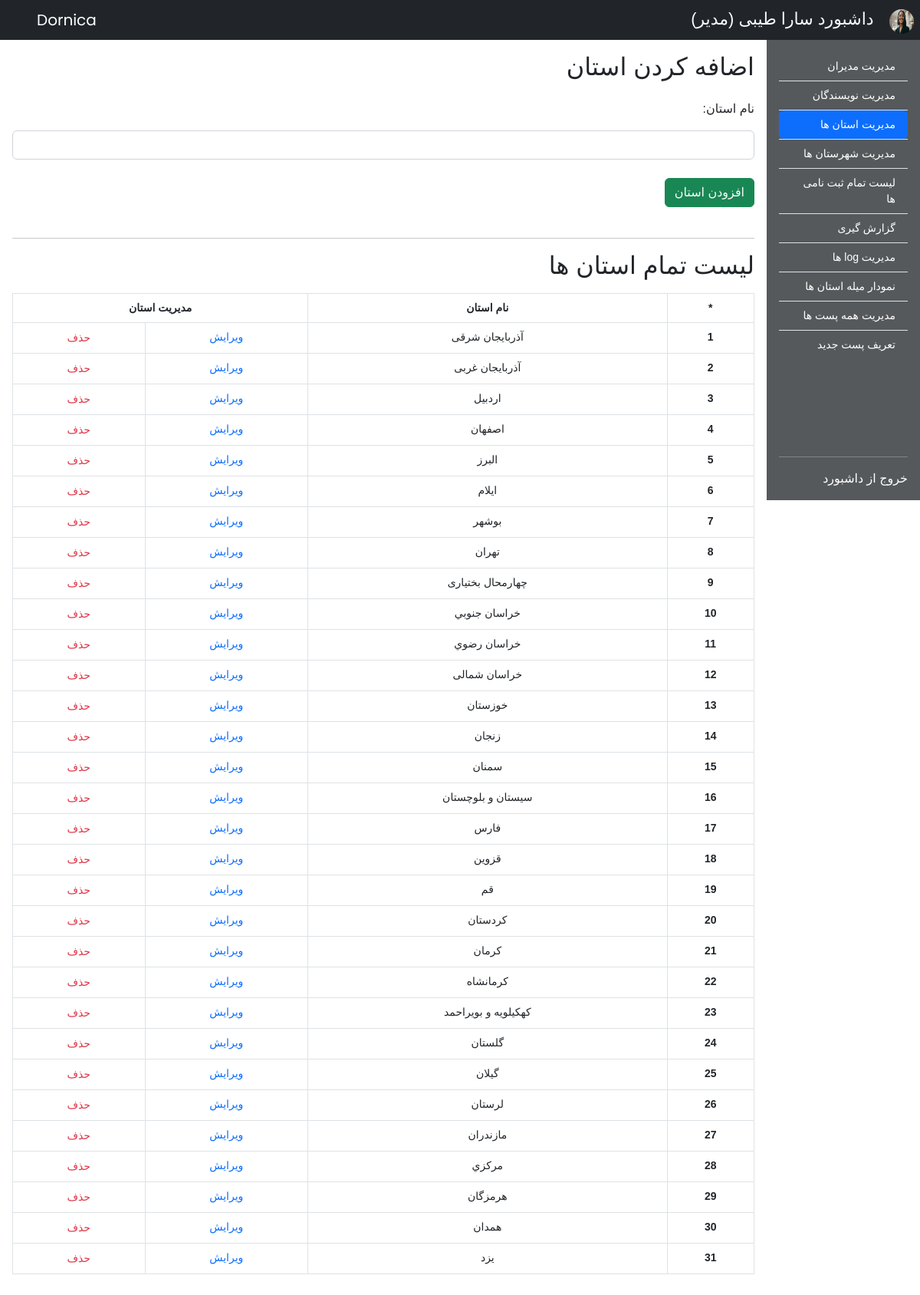
The app's page /admin-provinces.php (signed in) with its own data.
### tables this page shows
CREATE TABLE `members` (
  `id` int(11) NOT NULL,
  `first_name` varchar(255) NOT NULL,
  `last_name` varchar(255) NOT NULL,
  `nation_code` varchar(255) NOT NULL,
  `phone_number` varchar(255) NOT NULL,
  `birth_date` date DEFAULT NULL,
  `gender` varchar(255) NOT NULL,
  `military` varchar(255) DEFAULT NULL,
  `email` varchar(255) NOT NULL,
  `image` varchar(255) DEFAULT NULL,
  `username` varchar(255) NOT NULL,
  `password` varchar(255) NOT NULL,
  `province` varchar(255) DEFAULT NULL,
  `city` varchar(255) DEFAULT NULL,
  `membership_date` date NOT NULL,
  `vkey` varchar(255) NOT NULL,
  `verified` tinyint(255) NOT NULL DEFAULT 0,
  `member_type_id` tinyint(4) NOT NULL DEFAULT 3
);

CREATE TABLE `provinces` (
  `id` int(10) UNSIGNED NOT NULL,
  `name` varchar(255) NOT NULL
);

### database/Member.php (called while the page is built, shortened)
<?php
class Member
{
    protected $host = "localhost";
    protected $user = "root";
    protected $password = "";
    protected $db_name = "dornica";
    public $connection = null;
    public function __construct()
    {
        $this->connection = mysqli_connect($this->host, $this->user, $this->password, $this->db_name);
    }
    public function getMemberById($id)
    {
        $query = "SELECT  * FROM `members` WHERE `id` = '$id'";
        $result = $this->connection->query($query);
        $result = mysqli_fetch_array($result, MYSQLI_ASSOC);
        return $result;
    }
}

### functions/registration-functions.php (called while the page is built, shortened)
<?php
require("database/Member.php");
require("database/Province.php");
require("database/Permission.php");
$member = new Member();
$province = new Province();
$permission = new Permission();

### database/Permission.php (called while the page is built, shortened)
<?php
class Permission
{
    protected $host = "localhost";
    protected $user = "root";
    protected $password = "";
    protected $db_name = "dornica";
    public $connection = null;
    public function __construct()
    {
        $this->connection = mysqli_connect($this->host, $this->user, $this->password, $this->db_name);
    }
    public function getPermissionTypeById($id)
    {
        $query = "SELECT * FROM `permissions` WHERE `id`='$id'";
        $result = $this->connection->query($query);
        $result = mysqli_fetch_array($result, MYSQLI_ASSOC);
        return $result['type'];
    }
}

### database/Province.php (called while the page is built, shortened)
<?php
class Province
{
    protected $host = "localhost";
    protected $user = "root";
    protected $password = "";
    protected $db_name = "dornica";
    public $connection = null;
    public function __construct()
    {
        $this->connection = mysqli_connect($this->host, $this->user, $this->password, $this->db_name);
    }
    public function getAllProvinces()
    {
        $query = "SELECT * FROM `provinces` ORDER BY `id` ASC ";
        $result = $this->connection->query($query);
        $result_array = [];
        while ($row = mysqli_fetch_array($result, MYSQLI_ASSOC)) {
            $result_array[] = $row;
        }
        return $result_array;
    }
}

### admin_templates/_provinces-management.php (the view, shortened to what this page needs)
<?php
if ($permission->getPermissionTypeById($current_member['member_type_id']) != 'manager') {
    showOnlyMangersAccess();
} else {
    ?>
    <section class="col-10">
        <div class="container p-3">
            <h2 class="mb-3">اضافه کردن استان</h2>
            <form action="" method="post">
                <div class="form-group my-4">
                    <label for="province-name">نام استان:</label>
                    <input type="text" name="province_name"
                           id="province-name" class="form-control mt-3" required/>
                </div>
                <div class="form-group">
                    <button type="submit" name="add_province_submit" class="btn btn-success text-light">افزودن استان
                    </button>
                </div>
            </form>
            <br>
            <hr>
            <h2 class="mb-3">لیست تمام استان ها</h2>
            <table class="table table-bordered font-size-14">
                <thead>
                <tr class="text-center">
                    <th scope="col">*</th>
                    <th scope="col">نام استان</th>
                    <th scope="col" colspan="2">مدیریت استان</th>
                </tr>
                </thead>
                <tbody>
                <?php $all_provinces = $province->getAllProvinces();
                $number = 1;
                foreach ($all_provinces as $province) {
                    $province_name = $province['name'];
                    $province_id = $province['id']; ?>
                    <tr class="text-center">
                        <th scope="row"><?php echo $number; ?></th>
                        <td><?php echo $province_name; ?></td>
                        <td><a href="admin-edit-province.php?province_id=<?php echo $province_id; ?>">ویرایش</a></td>
                        <td>
                            <form action="" method="post">
                                <button type="submit" name="province_delete_submit"
                                        class="btn text-danger p-0 m-0 font-size-14">حذف
                                </button>
                            </form>
                        </td>
                    </tr>
                    <?php $number++;
                } ?>
                </tbody>
            </table>
        </div>
    </section>
    <?php
}
?>

### admin_templates/_admin-navbar.php (shortened to what this page needs)
<?php
if (isset($_SESSION['user_id'])) {
    $current_member = $member->getMemberById($_SESSION['user_id']);
}
?>
<section class="w-100">
    <nav class="navbar navbar-expand-lg navbar-dark bg-dark text-light" style="justify-content: space-between;">
        <div>
            <img src="<?php echo $current_member['image']; ?>"
                 alt="" width="32" height="32" class="rounded-circle me-2">
            <a class="navbar-brand text-light font-lalezar font-size-22"
               href="admin-welcome.php">داشبورد <?php
                echo $current_member['first_name'] . " ".$current_member['last_name'] . " ";
                if ($permission->getPermissionTypeById($current_member['member_type_id']) == 'manager') {
                    echo "(مدیر)";
                } else {
                    echo "(نویسنده)";
                } ?> </a>
        </div>
        <div class="my-2 mx-5 my-lg-0">
            <a href="index.php" class="navbar-brand my-2 my-sm-0 font-poppins">
                Dornica
            </a>
        </div>
    </nav>
</section>

### css/style.css (style rules this page uses)
.font-poppins { font-family: 'Poppins', sans-serif; }
.font-vazir { font-family: 'vazir', sans-serif; }
.font-lalezar { font-family: 'Lalezar', sans-serif; }
.font-size-22 { font-size: 22px; }
.font-size-14 { font-size: 14px; }
a { text-decoration: none; }

### records on screen
members: image (picture), first_name "سارا", last_name "طیبی"
provinces: name "آذربايجان شرقی"
provinces: name "آذربايجان غربی"
provinces: name "اردبيل"
provinces: name "اصفهان"
provinces: name "البرز"
provinces: name "ايلام"
provinces: name "بوشهر"
provinces: name "تهران"
provinces: name "چهارمحال بختياری"
provinces: name "خراسان جنوبي"
provinces: name "خراسان رضوي"
provinces: name "خراسان شمالی"
provinces: name "خوزستان"
provinces: name "زنجان"
provinces: name "سمنان"
provinces: name "سيستان و بلوچستان"
provinces: name "فارس"
provinces: name "قزوين"
provinces: name "قم"
provinces: name "كردستان"
provinces: name "كرمان"
provinces: name "كرمانشاه"
provinces: name "كهكيلويه و بويراحمد"
provinces: name "گلستان"
provinces: name "گيلان"
provinces: name "لرستان"
provinces: name "مازندران"
provinces: name "مركزي"
provinces: name "هرمزگان"
provinces: name "همدان"
provinces: name "يزد"
